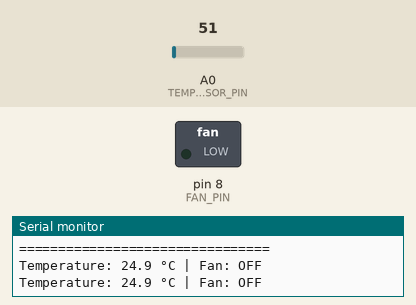
Recording of a sketch running on a simulated Arduino Uno, built with avr-gcc and run on an emulated ATmega328P. Parts: switched loads named in the sketch (green lamp = pin HIGH), the last lines printed to the serial monitor. The inputs (shaded band) are chosen by the test bench; at power-on: A0 (TEMP_SENSOR_PIN) = 51.

Above: at 1.2 s.
1.3 s: A0 (TEMP_SENSOR_PIN) set to 65
At 3.3 s:
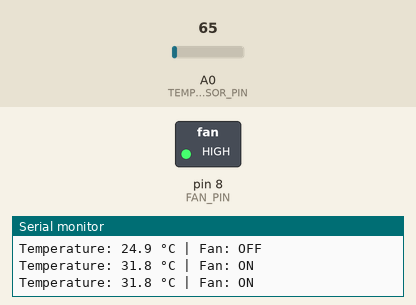
3.6 s: A0 (TEMP_SENSOR_PIN) set to 30
At 5.0 s:
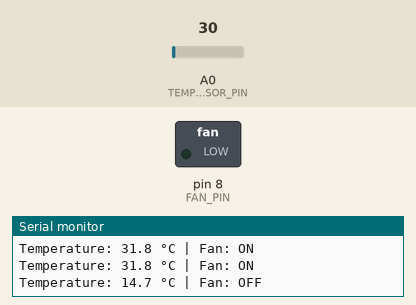
5.6 s: A0 (TEMP_SENSOR_PIN) set to 71
At 6.6 s:
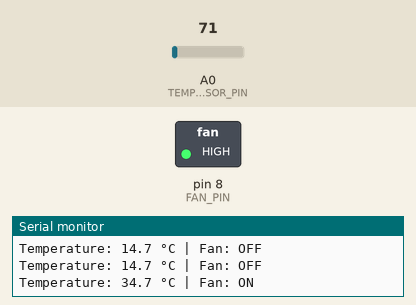
Timing chart, 0 to 8.6 s (numbered marks = the images above; inputs shaded):
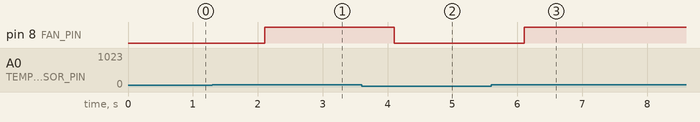

Measured:
- the behaviour switches between 61 and 62 on A0 (TEMP_SENSOR_PIN) (found by bisection; images 0 and 1)
- after the input at 1.3 s, pin 8 (FAN_PIN): LOW → HIGH after 0.81 s
- after the input at 3.6 s, pin 8 (FAN_PIN): HIGH → LOW after 0.51 s
- after the input at 5.6 s, pin 8 (FAN_PIN): LOW → HIGH after 0.51 s

The sketch:

temperature_controlled_fan.ino
```cpp
/*
  IoT Student Lab
  Project 12: Temperature-Controlled Fan
  Platform: Arduino Uno
  Sensor: LM35
  Actuator: DC Fan through transistor driver
  Concept: Sensor + Decision + Actuator + Automation
*/

const int TEMP_SENSOR_PIN = A0;
const int FAN_PIN = 8;

const float ADC_REFERENCE = 5.0;
const int ADC_RESOLUTION = 1023;

const float FAN_ON_TEMP = 30.0;
const float FAN_OFF_TEMP = 28.0;

bool fanState = false;

void setup() {
  pinMode(FAN_PIN, OUTPUT);
  digitalWrite(FAN_PIN, LOW);

  Serial.begin(9600);

  Serial.println("================================");
  Serial.println("   IoT Student Lab");
  Serial.println("   Project 12: Temperature-Controlled Fan");
  Serial.println("================================");
}

void loop() {
  int sensorValue = analogRead(TEMP_SENSOR_PIN);

  float voltage = sensorValue * ADC_REFERENCE / ADC_RESOLUTION;
  float temperatureC = voltage * 100.0;

  /*
    Hysteresis prevents the fan from rapidly switching
    ON and OFF when the temperature is close to the threshold.
  */

  if (!fanState && temperatureC >= FAN_ON_TEMP) {
    fanState = true;
    digitalWrite(FAN_PIN, HIGH);
  }

  if (fanState && temperatureC <= FAN_OFF_TEMP) {
    fanState = false;
    digitalWrite(FAN_PIN, LOW);
  }

  Serial.print("Temperature: ");
  Serial.print(temperatureC, 1);
  Serial.print(" °C | Fan: ");

  if (fanState) {
    Serial.println("ON");
  } else {
    Serial.println("OFF");
  }

  delay(1000);
}
```
